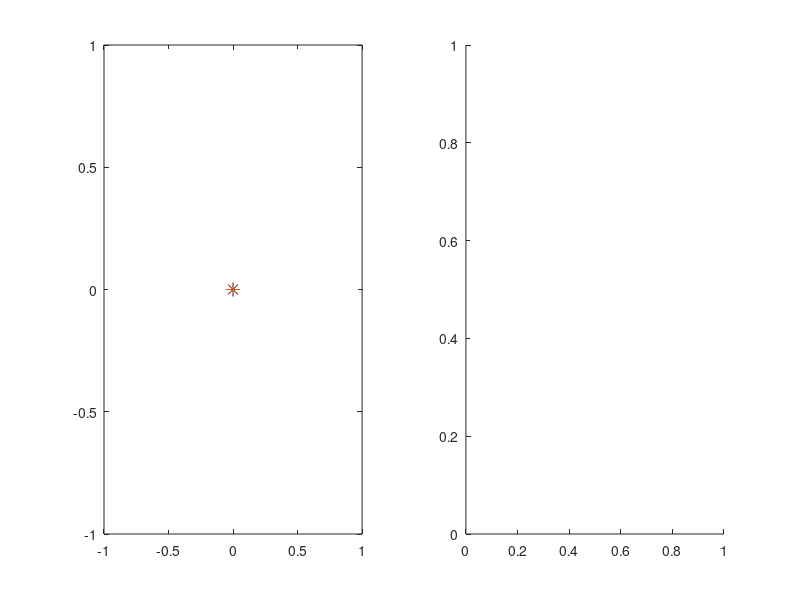

Write the MATLAB code that produced this figure. (Note: this script raises an error after producing the figure.)
function Pole2ImpulseResp_second_order()
% model のインストール
model = "second_order"

% Response の初期化
t = 0:0.05:8;
y = zeros(size(t));

% figure の作成
fig = figure('WindowButtonMotionFcn',@update_figure);
% Axes オブジェクトの作成
ax_pole = subplot(1,2,1);
ax_resp = subplot(1,2,2);
[ax_pole, Plot_pole_location_1, Plot_pole_location_2, ax_resp, Plot_response] = ...
    MakeAxes_second_order(ax_pole, ax_resp, t, y);


  function update_figure(src,data)
      % マウスの位置から極を決定
      Cp = ax_pole.CurrentPoint;
      x_pole_location = Cp(1,1);y_pole_location = Cp(1,2);
      s = [x_pole_location, y_pole_location];
      
      % インパルス応答
      y = ImpulseResp_SecondOrder(t,s);
      
      % up_date
      update_pole_location(Plot_pole_location_1, Plot_pole_location_2, s);
      update_response(Plot_response, y);
  end

end

function [ax_pole, Plot_pole_location_1, Plot_pole_location_2, ax_resp, Plot_response] = MakeAxes_second_order(ax_pole, ax_resp, t, y)
Plot_pole_location_1 = plot(ax_pole,0,0,'*','MarkerSize',10); hold(ax_pole, 'on')
Plot_pole_location_2 = plot(ax_pole,0,0,'*','MarkerSize',10);
set_figure_ax_pole(ax_pole);
Plot_response = plot(ax_resp,t,y,'LineWidth',1.1);
set_figure_ax_resp(ax_resp)
end

function y = ImpulseResp_SecondOrder(t, s)
arguments
    t = 0:0.1:8;
    s = [1,1]
end

% 2次遅れ系のシステム、初期値は1
r = s(1);
i = abs(s(2));
y = exp(r*t).*sin(i*t);
end


function update_response(Plot_response, y) 
Plot_response.YData = y;
end

function update_pole_location(Plot_pole_location_1, Plot_pole_location_2, s)
Plot_pole_location_1.XData = s(1);
Plot_pole_location_1.YData = s(2);
Plot_pole_location_2.XData = s(1);
Plot_pole_location_2.YData = -s(2);
end

function set_figure_ax_pole(ax_pole)
ax_pole.XLim = [-4 1];
ax_pole.YLim = [-8 8];
ax_pole.XAxisLocation = 'origin';
ax_pole.YAxisLocation = 'origin';
grid(ax_pole, 'on')
end

function set_figure_ax_resp(ax_resp)
ax_resp.XAxis.Visible = 'off';
yline(ax_resp,0.0);
ax_resp.XLim = [0 5];
ax_resp.YLim = [-1.1 1.1];
grid(ax_resp, 'on')
end